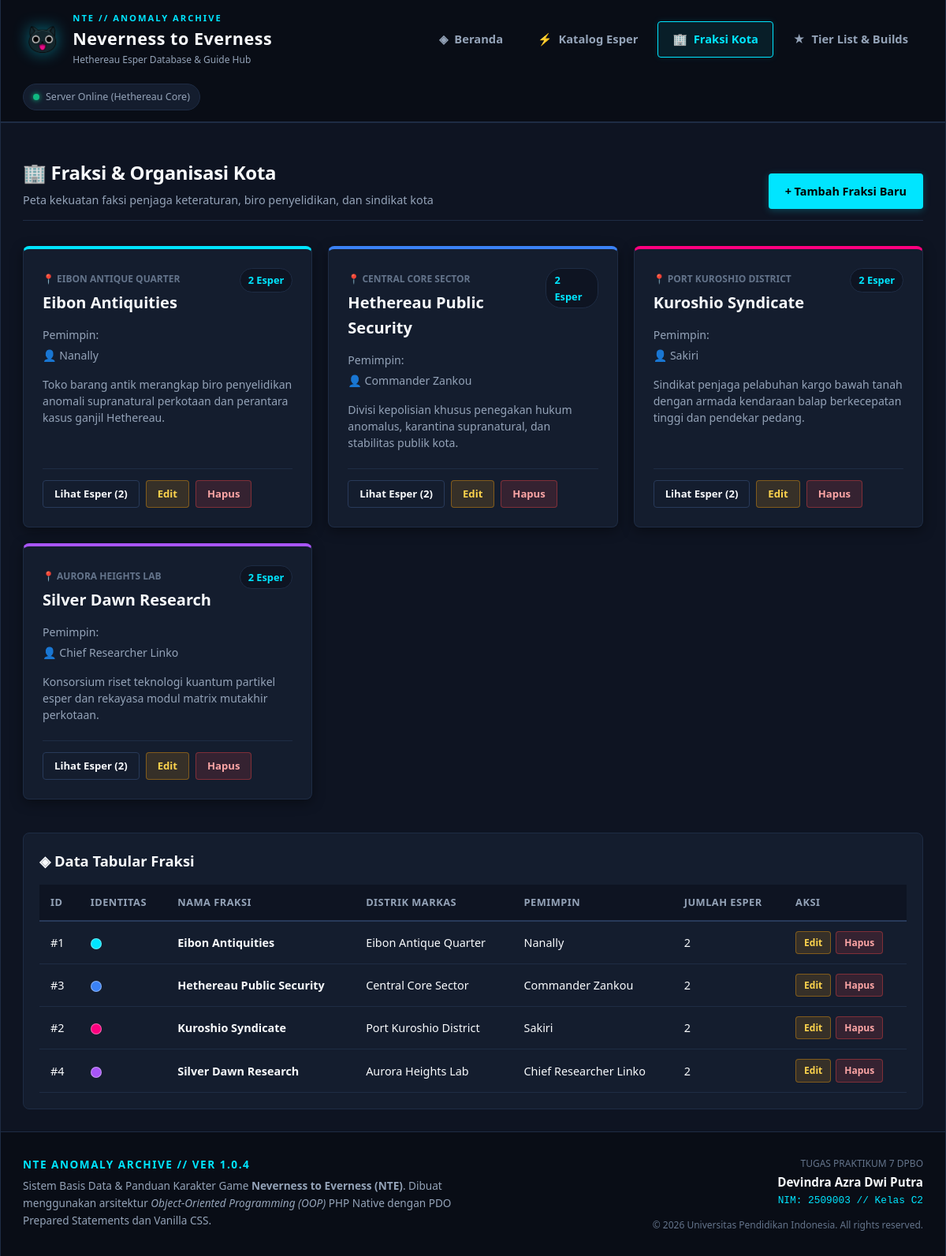
Page /index.php?page=factions on the committed database.
### tables this page shows
CREATE TABLE factions (
    id INT AUTO_INCREMENT PRIMARY KEY,
    name VARCHAR(100) NOT NULL UNIQUE,
    district VARCHAR(100) NOT NULL,
    leader VARCHAR(100) NOT NULL,
    description TEXT NOT NULL,
    color_tag VARCHAR(20) DEFAULT '#00e5ff'
);

### config/db.php (called while the page is built, shortened)
<?php
class Database {
    private $host = "localhost";
    private $username = "root";
    private $password = "";
    private $dbname = "db_nte_guide";
    public function __construct() {
        try {
            $dsn = "mysql:host=" . $this->host . ";dbname=" . $this->dbname . ";charset=utf8mb4";
            $options = [
                PDO::ATTR_ERRMODE            => PDO::ERRMODE_EXCEPTION,
                PDO::ATTR_DEFAULT_FETCH_MODE => PDO::FETCH_ASSOC,
                PDO::ATTR_EMULATE_PREPARES   => false,
            ];
            $this->conn = new PDO($dsn, $this->username, $this->password, $options);
        } catch (PDOException $e) {
            die("Koneksi basis data gagal: " . $e->getMessage() . "<br>Pastikan server MySQL sudah berjalan dan file <code>database/db_nte_guide.sql</code> telah diimpor.");
        }
    }
}
?>

### class/Faction.php (called while the page is built, shortened)
<?php
require_once __DIR__ . '/../config/db.php';
class Faction {
    private $db;
    public function __construct() {
        $database = new Database();
        $this->db = $database->conn;
    }
    public function getAllFactions() {
        $sql = "SELECT f.*, COUNT(e.id) AS total_espers
                FROM factions f
                LEFT JOIN espers e ON f.id = e.faction_id
                GROUP BY f.id
                ORDER BY f.name ASC";
        $stmt = $this->db->prepare($sql);
        $stmt->execute();
        return $stmt->fetchAll(PDO::FETCH_ASSOC);
    }
}
?>

### view/factions.php (the view, shortened to what this page needs)
<?php
$action = $_GET['action'] ?? 'list';
$factionsList = $factionModel->getAllFactions();
?>
<div class="page-wrapper">
    <div class="page-header">
        <div>
            <h1 class="page-title">🏢 Fraksi & Organisasi Kota</h1>
            <p class="page-subtitle">Peta kekuatan faksi penjaga keteraturan, biro penyelidikan, dan sindikat kota</p>
        </div>
        <div class="page-header-actions">
            <?php if ($action !== 'add'): ?>
                <a href="index.php?page=factions&action=add" class="btn btn-primary">+ Tambah Fraksi Baru</a>
            <?php else: ?>
                <a href="index.php?page=factions" class="btn btn-outline">&larr; Kembali ke Daftar</a>
            <?php endif; ?>
        </div>
    </div>
    <div class="factions-cards-grid">
        <?php foreach ($factionsList as $f): ?>
            <div class="faction-card" style="border-top: 4px solid <?= htmlspecialchars($f['color_tag']) ?>;">
                <div class="faction-card-top">
                    <div>
                        <span class="district-badge">📍 <?= htmlspecialchars($f['district']) ?></span>
                        <h3 class="faction-title"><?= htmlspecialchars($f['name']) ?></h3>
                    </div>
                    <span class="members-pill"><?= (int)$f['total_espers'] ?> Esper</span>
                </div>
                <div class="faction-card-meta">
                    <span class="meta-label">Pemimpin:</span>
                    <span class="meta-val">👤 <?= htmlspecialchars($f['leader']) ?></span>
                </div>
                <p class="faction-card-desc"><?= htmlspecialchars($f['description']) ?></p>
                <div class="faction-card-actions">
                    <a href="index.php?page=espers&search=<?= urlencode($f['name']) ?>" class="btn btn-sm btn-outline">Lihat Esper (<?= (int)$f['total_espers'] ?>)</a>
                    <a href="index.php?page=factions&action=edit&id=<?= $f['id'] ?>" class="btn btn-sm btn-edit">Edit</a>
                    <a href="index.php?page=factions&action=delete&id=<?= $f['id'] ?>" class="btn btn-sm btn-danger"
                       onclick="return confirm('Apakah Anda yakin ingin menghapus fraksi <?= htmlspecialchars(addslashes($f['name'])) ?>? Seluruh Esper di bawah fraksi ini juga akan terhapus.');">
                       Hapus
                    </a>
                </div>
            </div>
        <?php endforeach; ?>
    </div>
    <div class="table-section">
        <h3 class="table-section-title">◈ Data Tabular Fraksi</h3>
        <div class="table-responsive">
            <table class="data-table">
                <thead>
                    <tr>
                        <th>ID</th>
                        <th>Identitas</th>
                        <th>Nama Fraksi</th>
                        <th>Distrik Markas</th>
                        <th>Pemimpin</th>
                        <th>Jumlah Esper</th>
                        <th>Aksi</th>
                    </tr>
                </thead>
                <tbody>
                    <?php if (empty($factionsList)): ?>
                        <tr><td colspan="7" class="text-center">Belum ada data fraksi.</td></tr>
                    <?php else: ?>
                        <?php foreach ($factionsList as $f): ?>
                            <tr>
                                <td>#<?= htmlspecialchars($f['id']) ?></td>
                                <td>
                                    <span class="color-circle" style="background-color: <?= htmlspecialchars($f['color_tag']) ?>;"></span>
                                </td>
                                <td><strong><?= htmlspecialchars($f['name']) ?></strong></td>
                                <td><?= htmlspecialchars($f['district']) ?></td>
                                <td><?= htmlspecialchars($f['leader']) ?></td>
                                <td><span class="badge-count"><?= (int)$f['total_espers'] ?></span></td>
                                <td>
                                    <div class="table-action-btns">
                                        <a href="index.php?page=factions&action=edit&id=<?= $f['id'] ?>" class="btn btn-xs btn-edit">Edit</a>
                                        <a href="index.php?page=factions&action=delete&id=<?= $f['id'] ?>" class="btn btn-xs btn-danger"
                                           onclick="return confirm('Hapus fraksi <?= htmlspecialchars(addslashes($f['name'])) ?>?');">Hapus</a>
                                    </div>
                                </td>
                            </tr>
                        <?php endforeach; ?>
                    <?php endif; ?>
                </tbody>
            </table>
        </div>
    </div>
</div>

### rows in the picture
factions: district "EIBON ANTIQUE QUARTER", name "Eibon Antiquities", total_espers "2", leader "Nanally", description "Toko barang antik merangkap biro penyelidikan anomali supranatural perkotaan dan perantara kasus ganjil Hethereau.", id "1", district "Eibon Antique Quarter"
factions: district "CENTRAL CORE SECTOR", name "Hethereau Public Security", total_espers "2", leader "Commander Zankou", description "Divisi kepolisian khusus penegakan hukum anomalus, karantina supranatural, dan stabilitas publik kota.", id "3", district "Central Core Sector"
factions: district "PORT KUROSHIO DISTRICT", name "Kuroshio Syndicate", total_espers "2", leader "Sakiri", description "Sindikat penjaga pelabuhan kargo bawah tanah dengan armada kendaraan balap berkecepatan tinggi dan pendekar pedang.", id "2", district "Port Kuroshio District"
factions: district "AURORA HEIGHTS LAB", name "Silver Dawn Research", total_espers "2", leader "Chief Researcher Linko", description "Konsorsium riset teknologi kuantum partikel esper dan rekayasa modul matrix mutakhir perkotaan.", id "4", district "Aurora Heights Lab"
